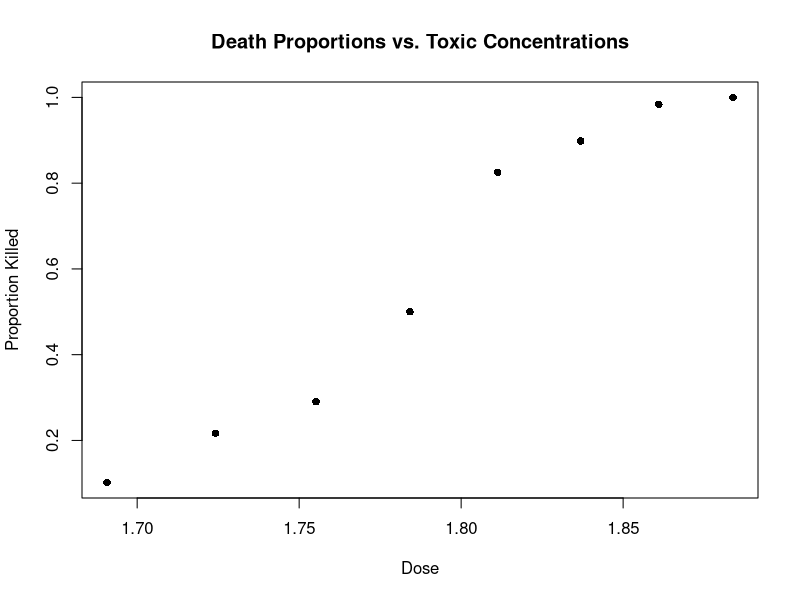

Generate this figure with R: (Note: this script raises an error after producing the figure.)
#exercise 1 glm
#A. i create the matrix of the data

Toxic_concentrations <- c(1.6907, 1.7242, 1.7552, 1.7842, 1.8113, 1.8369, 1.8610, 1.8839)
Number_of_bugs = c(59, 60, 62, 56, 63, 59, 62, 60) #yn
Number_of_deaths = c(6, 13, 18, 28, 52, 53, 61, 60) # y1

y<-cbind(Number_of_deaths,Number_of_bugs - Number_of_deaths)
# i create the matrix with y1 and yn-y1->#Failures 1-π
y

#calculate the death/no death proportions
#and plot them against the toxic concentration

Death_Proportions<-c(Number_of_deaths/Number_of_bugs)

plot(Toxic_concentrations,Death_Proportions,
     xlab="Dose",ylab = "Proportion Killed",col="black",pch = 16,
     main = "Death Proportions vs. Toxic Concentrations")

#i calculate the empirical logit for each dose


Death_Proportions<-c((Number_of_deaths+0.5)/(not_deaths+0.5)) 
#π/1-π adjusted for infinity correction with 0.5

Death_Proportions

emplogit = log(Death_Proportions) 
plot(Toxic_concentrations,emplogit) #and finally plotting 

#there is a positive linear relationship
#between toxic concentration and death rate
#in both cases but it becomes much stronger in the 2nd plot

#Conclusion: a logistic regression model might be appropriate
#for modeling the probability of bug death based
#on toxic concentrations. But there might be some non-linearity
#in the relationship. It could be worth exploring 
#more complex models, like polynomial  
#to capture potential nonlinear patterns in the data.

#B. we have to Propose a transformation 
#for better interpretation of the finally fitted model

conctransf = 100*Toxic_concentrations - 170 #i choose 100 to avoid decimals
plot(conctransf,emplogit)                   #and 170 to be close to zero
m1 = glm(y~conctransf,binomial)
summary(m1)

1 - pchisq(11.232,6)  #Ho: the model is a good fit, H1:not Ho
                      #take the chi squared test for residual deviance
                      #and its degrees of freedom
                      #GOF for m1, p-value testing significance level at a=0.05

#C

exp(coef(m1))       #to obtain the exponential of the coefficients
                    #which can be interpreted as odds ratios.

predict(m1)         # linear predictors / log odds of death
predict(m1,type = "response")  #probabilities

newscore = c(170-170,177.09-170,184.03-170,188.65-170)
newscore
new = data.frame(conctransf = newscore)
new
predict(m1,newdata = new,type = "response")

#D
resm1 = residuals(m1,type = "pearson") #calculate pearson residuals
plot(conctransf,resm1)                #plot residuals against toxic concentration

#E
#model 2

m2 = glm(y~conctransf+I(conctransf^2),binomial)
summary(m2)
1 - pchisq(3.1949,5)

#F
resm2 = residuals(m2,type = "response")
plot(conctransf,resm2)

anova(m1,m2,test = "Chisq")
1-pchisq(8.04,1)

#G

new
predict(m2,newdata = new,type = "response")
